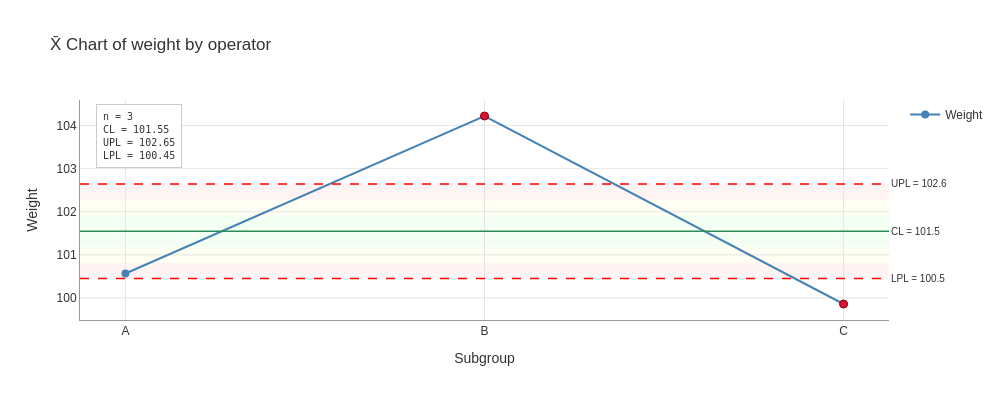

Source (notebook cell):
### Markdown cell above
## Visualize Xbar Chart

### Code cell
fig = result.plot(
    chart='Xbar',
    show_zones=True,
    highlight_signals=True,
    show_stats=True
)
fig.show()

### Figure 1 — Plotly figure (JSON) as saved in the notebook; plotly's stock layout.template omitted (floating-point values rounded to 4 significant figures)
{"data": [{"hovertemplate": "%{x}<br>%{y:.3f}<extra></extra>", "line": {"color": "steelblue", "width": 2}, "marker": {"color": "steelblue", "size": 8}, "mode": "lines+markers", "name": "Weight", "type": "scatter", "x": ["A", "B", "C"], "y": [100.6, 104.2, 99.86]}, {"hovertemplate": "Out of Control<br>%{x}<br>%{y:.3f}<extra></extra>", "marker": {"color": "#DC143C", "line": {"color": "#8B0000", "width": 1}, "size": 8, "symbol": "circle"}, "mode": "markers", "name": "Out of Control", "showlegend": false, "type": "scatter", "x": ["B", "C"], "y": [104.2, 99.86]}], "layout": {"annotations": [{"font": {"size": 10}, "showarrow": false, "text": "UPL = 102.6", "x": 1, "xanchor": "left", "xref": "x domain", "y": 102.6, "yanchor": "middle", "yref": "y"}, {"font": {"size": 10}, "showarrow": false, "text": "LPL = 100.5", "x": 1, "xanchor": "left", "xref": "x domain", "y": 100.5, "yanchor": "middle", "yref": "y"}, {"font": {"size": 10}, "showarrow": false, "text": "CL = 101.5", "x": 1, "xanchor": "left", "xref": "x domain", "y": 101.5, "yanchor": "middle", "yref": "y"}, {"align": "left", "bgcolor": "rgba(255, 255, 255, 0.9)", "bordercolor": "#CCCCCC", "borderpad": 6, "borderwidth": 1, "font": {"color": "#333333", "family": "monospace", "size": 10}, "showarrow": false, "text": "n = 3<br>CL = 101.55<br>UPL = 102.65<br>LPL = 100.45", "x": 0.02, "xanchor": "left", "xref": "paper", "y": 0.98, "yanchor": "top", "yref": "paper"}], "font": {"color": "#333333", "family": "Arial, sans-serif", "size": 12}, "height": 400, "hovermode": "x unified", "paper_bgcolor": "white", "plot_bgcolor": "white", "shapes": [{"fillcolor": "#B3FFB3", "layer": "below", "line": {"width": 0}, "opacity": 0.15, "type": "rect", "x0": 0, "x1": 1, "xref": "x domain", "y0": 101.2, "y1": 101.9, "yref": "y"}, {"fillcolor": "#FFFFB3", "layer": "below", "line": {"width": 0}, "opacity": 0.15, "type": "rect", "x0": 0, "x1": 1, "xref": "x domain", "y0": 101.9, "y1": 102.3, "yref": "y"}, {"fillcolor": "#FFFFB3", "layer": "below", "line": {"width": 0}, "opacity": 0.15, "type": "rect", "x0": 0, "x1": 1, "xref": "x domain", "y0": 100.8, "y1": 101.2, "yref": "y"}, {"fillcolor": "#FFB3B3", "layer": "below", "line": {"width": 0}, "opacity": 0.15, "type": "rect", "x0": 0, "x1": 1, "xref": "x domain", "y0": 102.3, "y1": 102.6, "yref": "y"}, {"fillcolor": "#FFB3B3", "layer": "below", "line": {"width": 0}, "opacity": 0.15, "type": "rect", "x0": 0, "x1": 1, "xref": "x domain", "y0": 100.5, "y1": 100.8, "yref": "y"}, {"line": {"color": "red", "dash": "dash", "width": 1.5}, "type": "line", "x0": 0, "x1": 1, "xref": "x domain", "y0": 102.6, "y1": 102.6, "yref": "y"}, {"line": {"color": "red", "dash": "dash", "width": 1.5}, "type": "line", "x0": 0, "x1": 1, "xref": "x domain", "y0": 100.5, "y1": 100.5, "yref": "y"}, {"line": {"color": "#2E8B57", "width": 1.5}, "type": "line", "x0": 0, "x1": 1, "xref": "x domain", "y0": 101.5, "y1": 101.5, "yref": "y"}], "showlegend": true, "title": {"text": "X̄ Chart of weight by operator"}, "width": 1000, "xaxis": {"gridcolor": "#E5E5E5", "gridwidth": 1, "linecolor": "#999999", "linewidth": 1, "showgrid": true, "showline": true, "title": {"text": "Subgroup"}}, "yaxis": {"gridcolor": "#E5E5E5", "gridwidth": 1, "linecolor": "#999999", "linewidth": 1, "showgrid": true, "showline": true, "title": {"text": "Weight"}}}}
